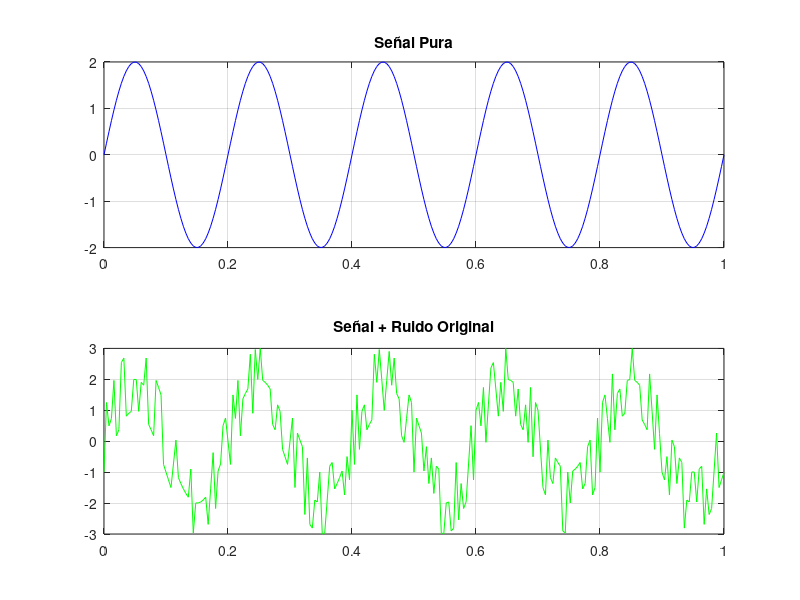

Write the MATLAB code that produced this figure.
clc; clear all;
fm = 250;
t = 0:1/fm:1;
fs = 5;
senal_pura = 2* sin(2 * pi * fs * t);

% Generamos ruido aleatorio Gaussiano
ruido_orig = randi([-1, 1], size(t));
senal_sucia1 = senal_pura + ruido_orig;

figure('Name', 'Análisis de Ruido');
subplot(2,1,1);
plot(t, senal_pura, 'b'); title('Señal Pura');
grid on;
subplot(2,1,2);
plot(t, senal_sucia1, 'g'); title('Señal + Ruido Original'); grid on;

% Potencias y SNR inicial
% Potencia = promedio de los valores al cuadrado
P_senal = mean(senal_pura.^2);
P_ruido_orig = mean(ruido_orig.^2);

SNR_lin_1 = P_senal / P_ruido_orig;
SNR_dB_1 = 10 * log10(SNR_lin_1);

fprintf(' --- Valores Iniciales: \n');
fprintf('Potencia Señal: %.4f \n', P_senal);
fprintf('Potencia del Ruido: %.4f \n', P_ruido_orig);
fprintf('SNR: %.4f [dB] \n \n', SNR_dB_1);

% Agregamos una constate k para luego
k = 2;
ruido_multiplicado = ruido_orig*k;
P_ruido_mult = mean(ruido_multiplicado.^2);
SNR_dB_2 = 10*log10(P_senal/P_ruido_mult);
fprintf(' --- Valores con k=2: \n');
fprintf('Constante calculada (k): %.4f \n', k);
fprintf('Potencia del Ruido: %.4f \n', P_ruido_mult);
fprintf('SNR: %.4f [dB] \n \n', SNR_dB_2);

% Encontrar la constante 'k' para que SNR = 0 dB
k = sqrt(P_senal / P_ruido_orig);
ruido_nuevo = k * ruido_orig;
senal_sucia2 = senal_pura + ruido_nuevo;

P_ruido_nuevo = mean(ruido_nuevo.^2);
SNR_dB_3 = 10 * log10( P_senal / P_ruido_nuevo);

fprintf(' --- Valores con SNR=0: \n');
fprintf('Constante calculada (k): %.4f \n', k);
fprintf('Nueva Potencia del Ruido: %.4f \n', P_ruido_nuevo);
fprintf('SNR: %.4f [dB] \n \n', SNR_dB_3);


% Despeje:
% Prmult = 1/N * sum((ruido * k)^2)
% Prmult = k^2 * (1/N * sum(ruido^2))
% Prmult = k^2 * Pr
% Entonces
% 10 * log(Ps/(Pr * k^2)) = 0
% log(Ps/(Pr * k^2)) = 0
% Para que eso pase -> Ps = Pr * k^2
% k^2 = Ps/Pr
% k = sqrt(Ps/Pr)
